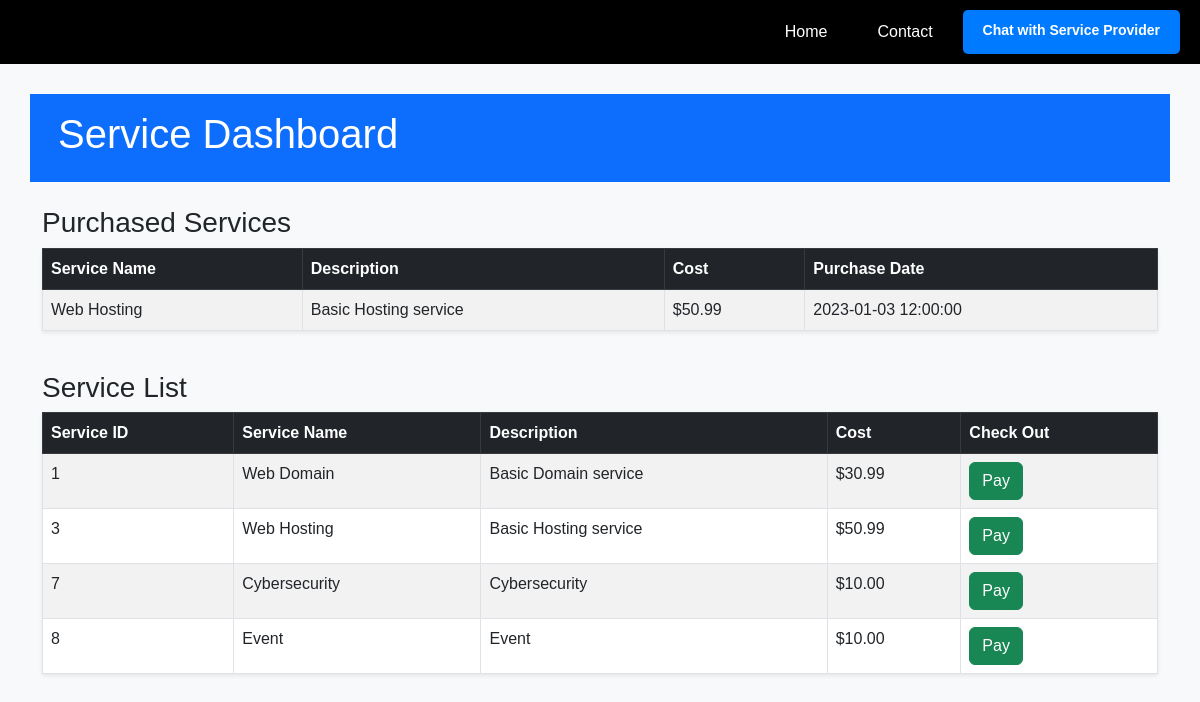
/service.php (signed in), run on the app's committed database.
### tables this page shows
CREATE TABLE `transactions1` (
  `transaction_id` int(11) NOT NULL,
  `customer_id` int(11) NOT NULL,
  `customer_name` varchar(255) NOT NULL,
  `contact_info` text DEFAULT NULL,
  `service_id` int(11) NOT NULL,
  `amount` decimal(10,2) NOT NULL,
  `transaction_date` timestamp NOT NULL DEFAULT current_timestamp()
);

CREATE TABLE `services` (
  `service_id` int(11) NOT NULL,
  `service_name` varchar(255) NOT NULL,
  `description` text DEFAULT NULL,
  `cost` decimal(10,2) DEFAULT NULL,
  `department_id` int(11) DEFAULT NULL
);

### service.php (the view, shortened to what this page needs)
<?php
$servername = "localhost";
$username = "root";
$password = "";
$database = "projmr1";
$conn = new mysqli($servername, $username, $password, $database);
$sql = "SELECT
            s.service_id,
            s.service_name,
            s.description,
            s.cost,
            d.department_name
        FROM services s
        LEFT JOIN departments d ON s.department_id = d.department_id";
$result = $conn->query($sql);
$purchased_services = [];
if (isset($_SESSION['customer_id'])) {
    $customer_id = $_SESSION['customer_id'];
    $purchase_sql = "SELECT
                        s.service_name,
                        s.description,
                        s.cost,
                        t.transaction_date
                     FROM transactions1 t
                     JOIN services s ON t.service_id = s.service_id
                     WHERE t.customer_id = ?";
    $stmt = $conn->prepare($purchase_sql);
    $stmt->bind_param("i", $customer_id);
    $stmt->execute();
    $purchase_result = $stmt->get_result();
    while ($row = $purchase_result->fetch_assoc()) {
        $purchased_services[] = $row;
    }
}
?>
<!DOCTYPE html>
<html lang="en">
<head>
    <link rel="stylesheet" href="https://cdn.jsdelivr.net/npm/bootstrap@5.3.0-alpha3/dist/css/bootstrap.min.css">
</head>
<body>
<div class="navbar">
        <div class="menu">
            <a href="index.php">Home</a>
            <a href="index.php#contact">Contact</a>
            <a href="customer_message.php?customer_id=2"
   style="display: inline-block; background-color: #007BFF; color: white; text-decoration: none;
          padding: 10px 20px; border-radius: 5px; font-size: 14px; font-weight: bold;
          box-shadow: 0 4px 6px rgba(0, 0, 0, 0.1); transition: background-color 0.3s ease;">
    Chat with Service Provider
</a>
        </div>
    </div>
    <div class="container">
        <div class="row bg-primary text-white py-3">
            <div class="col-md-6">
                <h1 class="ms-3">Service Dashboard</h1>
            </div>
        </div>
        <div class="row mt-4">
            <div class="col-12">
                <h3>Purchased Services</h3>
                <table class="table table-striped table-bordered shadow-sm">
                    <thead class="table-dark">
                        <tr>
                            <th>Service Name</th>
                            <th>Description</th>
                            <th>Cost</th>
                            <th>Purchase Date</th>
                        </tr>
                    </thead>
                    <tbody>
                        <?php if (!empty($purchased_services)): ?>
                            <?php foreach ($purchased_services as $service): ?>
                                <tr>
                                    <td><?= htmlspecialchars($service['service_name']) ?></td>
                                    <td><?= htmlspecialchars($service['description']) ?></td>
                                    <td>$<?= number_format($service['cost'], 2) ?></td>
                                    <td><?= htmlspecialchars($service['transaction_date']) ?></td>
                                </tr>
                            <?php endforeach; ?>
                        <?php else: ?>
                            <tr>
                                <td colspan="4" class="text-center">No purchased services found.</td>
                            </tr>
                        <?php endif; ?>
                    </tbody>
                </table>
            </div>
        </div>
        <div class="row mt-4">
            <div class="col-12">
                <h3>Service List</h3>
                <table class="table table-striped table-bordered shadow-sm">
                    <thead class="table-dark">
                        <tr>
                            <th>Service ID</th>
                            <th>Service Name</th>
                            <th>Description</th>
                            <th>Cost</th>
                            <th>Check Out</th>
                        </tr>
                    </thead>
                    <tbody>
                        <?php if ($result->num_rows > 0): ?>
                            <?php while ($row = $result->fetch_assoc()): ?>
                                <tr>
                                    <td><?= htmlspecialchars($row['service_id']) ?></td>
                                    <td><?= htmlspecialchars($row['service_name']) ?></td>
                                    <td><?= htmlspecialchars($row['description']) ?></td>
                                    <td>$<?= number_format($row['cost'], 2) ?></td>
                                    <td><a href="customer_input.php?service_id=<?= $row['service_id'] ?>" class="btn btn-success">Pay</a></td>
                                </tr>
                            <?php endwhile; ?>
                        <?php else: ?>
                            <tr>
                                <td colspan="5" class="text-center">No services found.</td>
                            </tr>
                        <?php endif; ?>
                    </tbody>
                </table>
            </div>
        </div>
    </div>
</body>
</html>

### service.php (style rules this page uses)
body { background-color: #f8f9fa; font-family: Arial, sans-serif; }
.navbar { display: flex; justify-content: space-between; align-items: center; background-color:rgb(0, 0, 0); padding: 10px 20px; flex-wrap: wrap; }
.navbar a { color: white; text-decoration: none; padding: 10px 20px; border-radius: 5px; text-align: center; }
.navbar .menu { display: flex; gap: 10px; }
.table { background-color: #ffffff; }
.container { margin-top: 30px; }

### data on the page
transactions1: service.service_name "Web Hosting", service.description "Basic Hosting service", service.cost "50.99", transaction_date "2023-01-03 12:00:00"
services: service_id "1", service_name "Web Domain", description "Basic Domain service", cost "30.99"
services: service_id "3", service_name "Web Hosting", description "Basic Hosting service", cost "50.99"
services: service_id "7", service_name "Cybersecurity", description "Cybersecurity", cost "10.00"
services: service_id "8", service_name "Event", description "Event", cost "10.00"
